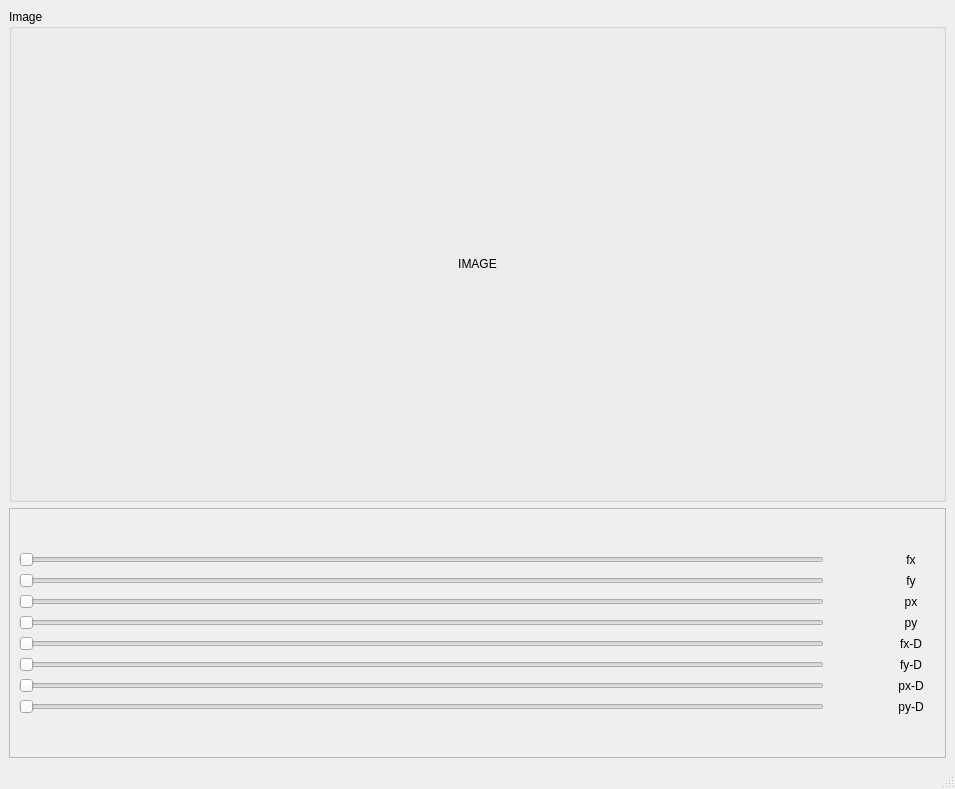
<?xml version="1.0" encoding="UTF-8"?>
<ui version="4.0">
 <class>MainWindow</class>
 <widget class="QMainWindow" name="MainWindow">
  <property name="geometry">
   <rect>
    <x>0</x>
    <y>0</y>
    <width>955</width>
    <height>789</height>
   </rect>
  </property>
  <property name="windowTitle">
   <string>Image</string>
  </property>
  <widget class="QWidget" name="centralwidget">
   <layout class="QVBoxLayout" name="verticalLayout">
    <item>
     <widget class="QGroupBox" name="groupBox">
      <property name="sizePolicy">
       <sizepolicy hsizetype="Ignored" vsizetype="Ignored">
        <horstretch>0</horstretch>
        <verstretch>0</verstretch>
       </sizepolicy>
      </property>
      <property name="title">
       <string>Image</string>
      </property>
      <layout class="QHBoxLayout" name="horizontalLayout">
       <item>
        <widget class="QLabel" name="label_11">
         <property name="sizePolicy">
          <sizepolicy hsizetype="Ignored" vsizetype="Ignored">
           <horstretch>0</horstretch>
           <verstretch>0</verstretch>
          </sizepolicy>
         </property>
         <property name="text">
          <string>IMAGE</string>
         </property>
         <property name="alignment">
          <set>Qt::AlignCenter</set>
         </property>
        </widget>
       </item>
      </layout>
     </widget>
    </item>
    <item>
     <widget class="QFrame" name="frame">
      <property name="maximumSize">
       <size>
        <width>16777215</width>
        <height>250</height>
       </size>
      </property>
      <property name="frameShape">
       <enum>QFrame::StyledPanel</enum>
      </property>
      <property name="frameShadow">
       <enum>QFrame::Raised</enum>
      </property>
      <layout class="QGridLayout" name="gridLayout_3">
       <item row="0" column="0">
        <layout class="QGridLayout" name="gridLayout">
         <item row="4" column="1">
          <widget class="QLabel" name="label_5">
           <property name="minimumSize">
            <size>
             <width>50</width>
             <height>0</height>
            </size>
           </property>
           <property name="text">
            <string/>
           </property>
           <property name="alignment">
            <set>Qt::AlignCenter</set>
           </property>
          </widget>
         </item>
         <item row="0" column="1">
          <widget class="QLabel" name="label">
           <property name="minimumSize">
            <size>
             <width>50</width>
             <height>0</height>
            </size>
           </property>
           <property name="text">
            <string/>
           </property>
           <property name="alignment">
            <set>Qt::AlignCenter</set>
           </property>
          </widget>
         </item>
         <item row="1" column="1">
          <widget class="QLabel" name="label_2">
           <property name="minimumSize">
            <size>
             <width>50</width>
             <height>0</height>
            </size>
           </property>
           <property name="text">
            <string/>
           </property>
           <property name="alignment">
            <set>Qt::AlignCenter</set>
           </property>
          </widget>
         </item>
         <item row="5" column="0">
          <widget class="QSlider" name="horizontalSlider_6">
           <property name="minimum">
            <number>100</number>
           </property>
           <property name="maximum">
            <number>6000</number>
           </property>
           <property name="orientation">
            <enum>Qt::Horizontal</enum>
           </property>
          </widget>
         </item>
         <item row="1" column="0">
          <widget class="QSlider" name="horizontalSlider_2">
           <property name="minimum">
            <number>100</number>
           </property>
           <property name="maximum">
            <number>6000</number>
           </property>
           <property name="orientation">
            <enum>Qt::Horizontal</enum>
           </property>
          </widget>
         </item>
         <item row="0" column="0">
          <widget class="QSlider" name="horizontalSlider">
           <property name="minimum">
            <number>100</number>
           </property>
           <property name="maximum">
            <number>6000</number>
           </property>
           <property name="orientation">
            <enum>Qt::Horizontal</enum>
           </property>
          </widget>
         </item>
         <item row="2" column="1">
          <widget class="QLabel" name="label_3">
           <property name="minimumSize">
            <size>
             <width>50</width>
             <height>0</height>
            </size>
           </property>
           <property name="text">
            <string/>
           </property>
           <property name="alignment">
            <set>Qt::AlignCenter</set>
           </property>
          </widget>
         </item>
         <item row="7" column="1">
          <widget class="QLabel" name="label_15">
           <property name="minimumSize">
            <size>
             <width>50</width>
             <height>0</height>
            </size>
           </property>
           <property name="text">
            <string/>
           </property>
           <property name="alignment">
            <set>Qt::AlignCenter</set>
           </property>
          </widget>
         </item>
         <item row="6" column="0">
          <widget class="QSlider" name="horizontalSlider_7">
           <property name="minimum">
            <number>100</number>
           </property>
           <property name="maximum">
            <number>6000</number>
           </property>
           <property name="orientation">
            <enum>Qt::Horizontal</enum>
           </property>
          </widget>
         </item>
         <item row="7" column="0">
          <widget class="QSlider" name="horizontalSlider_8">
           <property name="minimum">
            <number>100</number>
           </property>
           <property name="maximum">
            <number>6000</number>
           </property>
           <property name="orientation">
            <enum>Qt::Horizontal</enum>
           </property>
          </widget>
         </item>
         <item row="2" column="2">
          <widget class="QLabel" name="label_8">
           <property name="minimumSize">
            <size>
             <width>50</width>
             <height>0</height>
            </size>
           </property>
           <property name="text">
            <string>px</string>
           </property>
           <property name="alignment">
            <set>Qt::AlignCenter</set>
           </property>
          </widget>
         </item>
         <item row="3" column="1">
          <widget class="QLabel" name="label_4">
           <property name="minimumSize">
            <size>
             <width>50</width>
             <height>0</height>
            </size>
           </property>
           <property name="text">
            <string/>
           </property>
           <property name="alignment">
            <set>Qt::AlignCenter</set>
           </property>
          </widget>
         </item>
         <item row="5" column="1">
          <widget class="QLabel" name="label_12">
           <property name="minimumSize">
            <size>
             <width>50</width>
             <height>0</height>
            </size>
           </property>
           <property name="text">
            <string/>
           </property>
           <property name="alignment">
            <set>Qt::AlignCenter</set>
           </property>
          </widget>
         </item>
         <item row="3" column="0">
          <widget class="QSlider" name="horizontalSlider_4">
           <property name="minimum">
            <number>100</number>
           </property>
           <property name="maximum">
            <number>6000</number>
           </property>
           <property name="orientation">
            <enum>Qt::Horizontal</enum>
           </property>
          </widget>
         </item>
         <item row="6" column="1">
          <widget class="QLabel" name="label_14">
           <property name="minimumSize">
            <size>
             <width>50</width>
             <height>0</height>
            </size>
           </property>
           <property name="text">
            <string/>
           </property>
           <property name="alignment">
            <set>Qt::AlignCenter</set>
           </property>
          </widget>
         </item>
         <item row="3" column="2">
          <widget class="QLabel" name="label_9">
           <property name="minimumSize">
            <size>
             <width>50</width>
             <height>0</height>
            </size>
           </property>
           <property name="text">
            <string>py</string>
           </property>
           <property name="alignment">
            <set>Qt::AlignCenter</set>
           </property>
          </widget>
         </item>
         <item row="0" column="2">
          <widget class="QLabel" name="label_6">
           <property name="minimumSize">
            <size>
             <width>50</width>
             <height>0</height>
            </size>
           </property>
           <property name="text">
            <string>fx</string>
           </property>
           <property name="alignment">
            <set>Qt::AlignCenter</set>
           </property>
          </widget>
         </item>
         <item row="1" column="2">
          <widget class="QLabel" name="label_7">
           <property name="minimumSize">
            <size>
             <width>50</width>
             <height>0</height>
            </size>
           </property>
           <property name="text">
            <string>fy</string>
           </property>
           <property name="alignment">
            <set>Qt::AlignCenter</set>
           </property>
          </widget>
         </item>
         <item row="4" column="0">
          <widget class="QSlider" name="horizontalSlider_5">
           <property name="minimum">
            <number>100</number>
           </property>
           <property name="maximum">
            <number>6000</number>
           </property>
           <property name="orientation">
            <enum>Qt::Horizontal</enum>
           </property>
          </widget>
         </item>
         <item row="2" column="0">
          <widget class="QSlider" name="horizontalSlider_3">
           <property name="minimum">
            <number>100</number>
           </property>
           <property name="maximum">
            <number>6000</number>
           </property>
           <property name="orientation">
            <enum>Qt::Horizontal</enum>
           </property>
          </widget>
         </item>
         <item row="4" column="2">
          <widget class="QLabel" name="label_17">
           <property name="minimumSize">
            <size>
             <width>50</width>
             <height>0</height>
            </size>
           </property>
           <property name="text">
            <string>fx-D</string>
           </property>
           <property name="alignment">
            <set>Qt::AlignCenter</set>
           </property>
          </widget>
         </item>
         <item row="5" column="2">
          <widget class="QLabel" name="label_10">
           <property name="minimumSize">
            <size>
             <width>50</width>
             <height>0</height>
            </size>
           </property>
           <property name="text">
            <string>fy-D</string>
           </property>
           <property name="alignment">
            <set>Qt::AlignCenter</set>
           </property>
          </widget>
         </item>
         <item row="6" column="2">
          <widget class="QLabel" name="label_13">
           <property name="minimumSize">
            <size>
             <width>50</width>
             <height>0</height>
            </size>
           </property>
           <property name="text">
            <string>px-D</string>
           </property>
           <property name="alignment">
            <set>Qt::AlignCenter</set>
           </property>
          </widget>
         </item>
         <item row="7" column="2">
          <widget class="QLabel" name="label_16">
           <property name="minimumSize">
            <size>
             <width>50</width>
             <height>0</height>
            </size>
           </property>
           <property name="text">
            <string>py-D</string>
           </property>
           <property name="alignment">
            <set>Qt::AlignCenter</set>
           </property>
          </widget>
         </item>
        </layout>
       </item>
      </layout>
     </widget>
    </item>
   </layout>
  </widget>
  <widget class="QMenuBar" name="menubar">
   <property name="geometry">
    <rect>
     <x>0</x>
     <y>0</y>
     <width>955</width>
     <height>26</height>
    </rect>
   </property>
  </widget>
  <widget class="QStatusBar" name="statusbar"/>
 </widget>
 <resources/>
 <connections/>
</ui>
